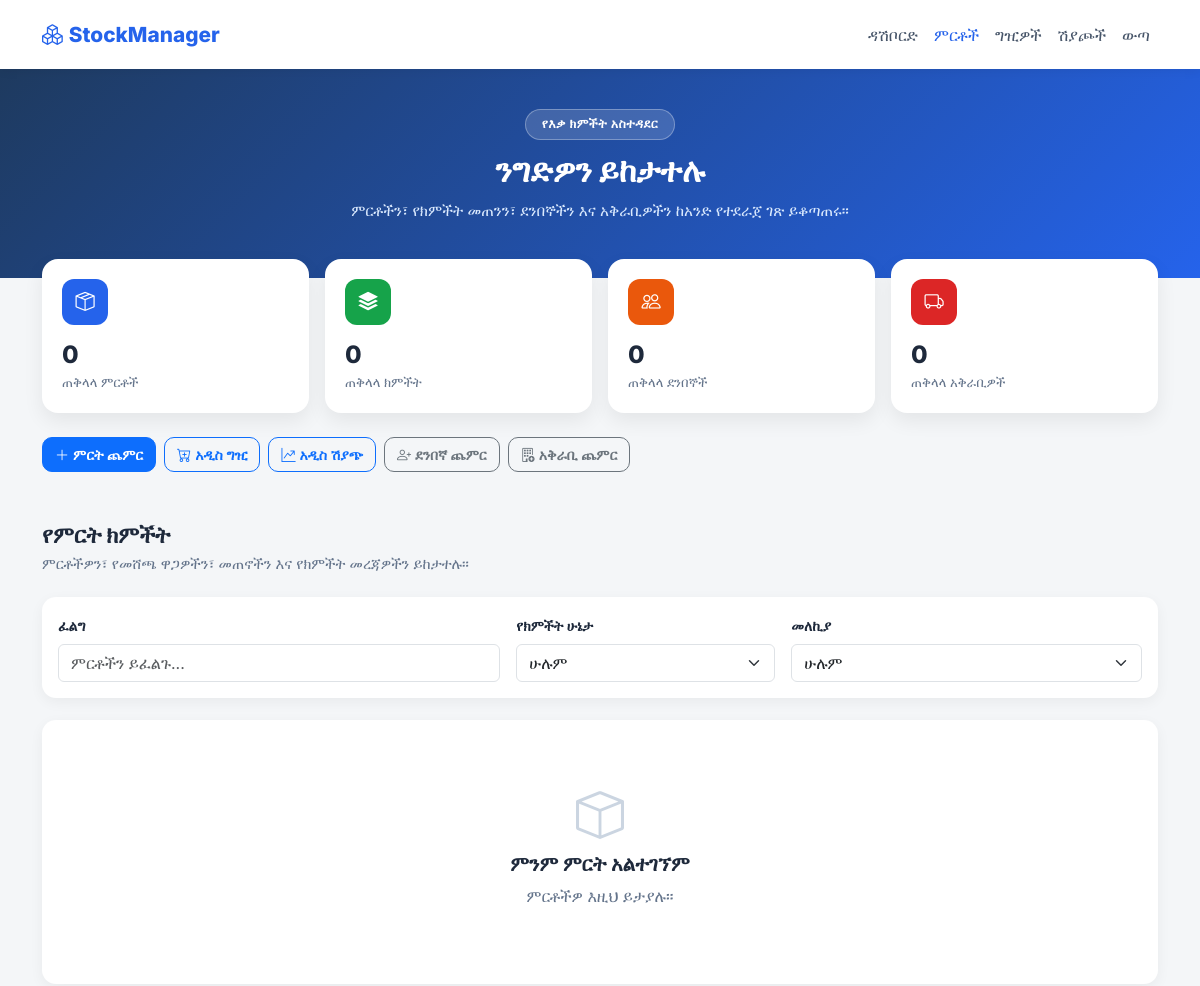
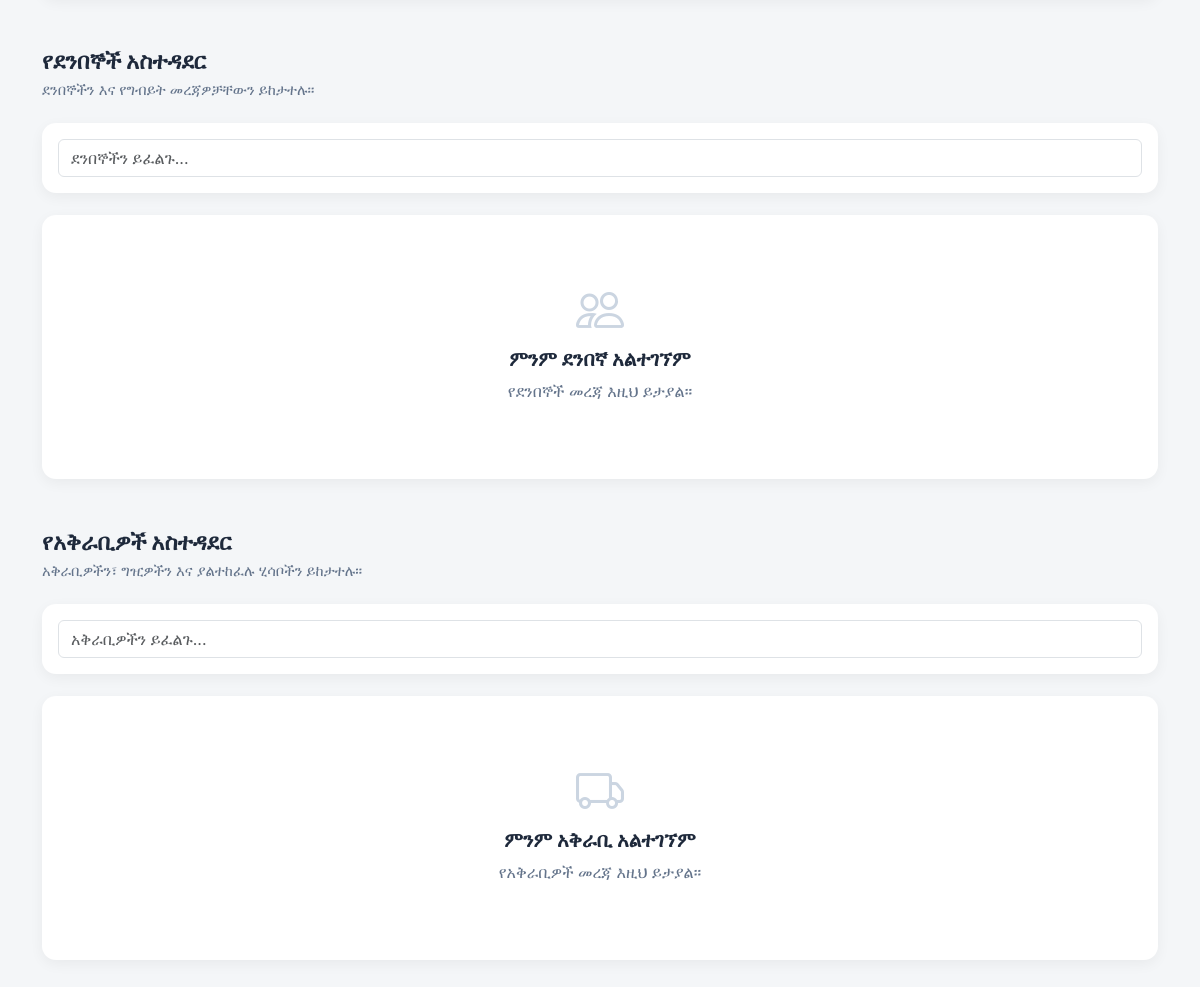
The page /track (signed in) on the database as committed earlier (2 pictures, top to bottom).
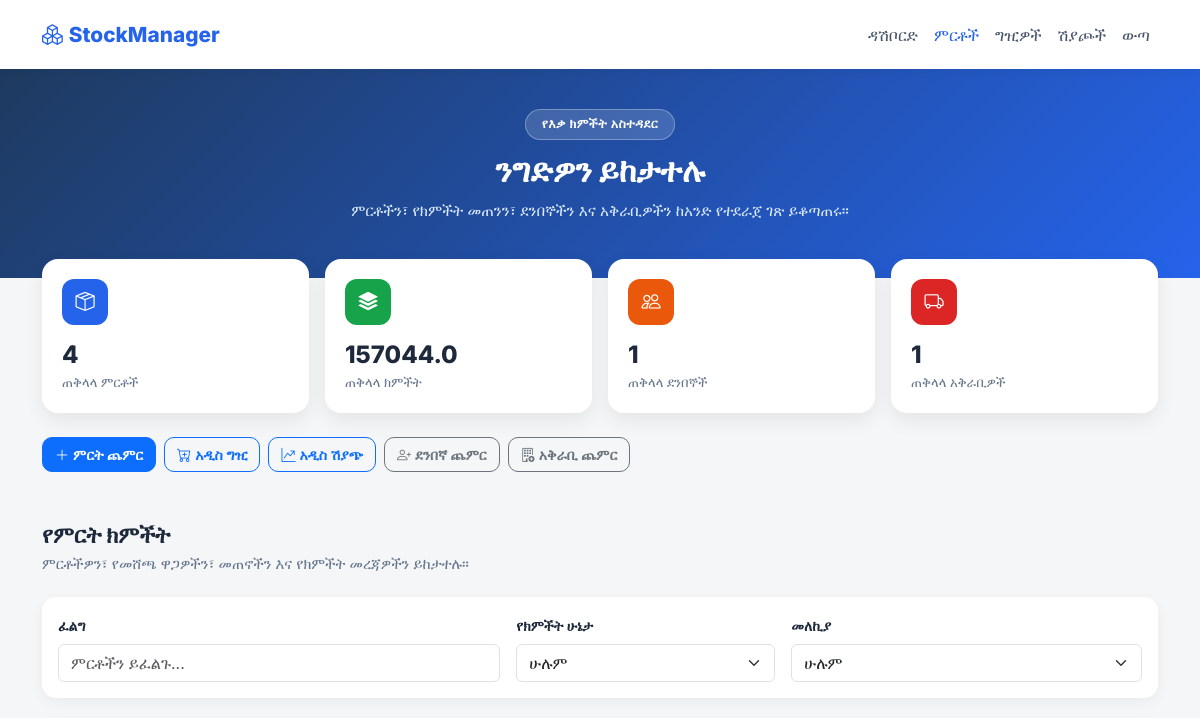
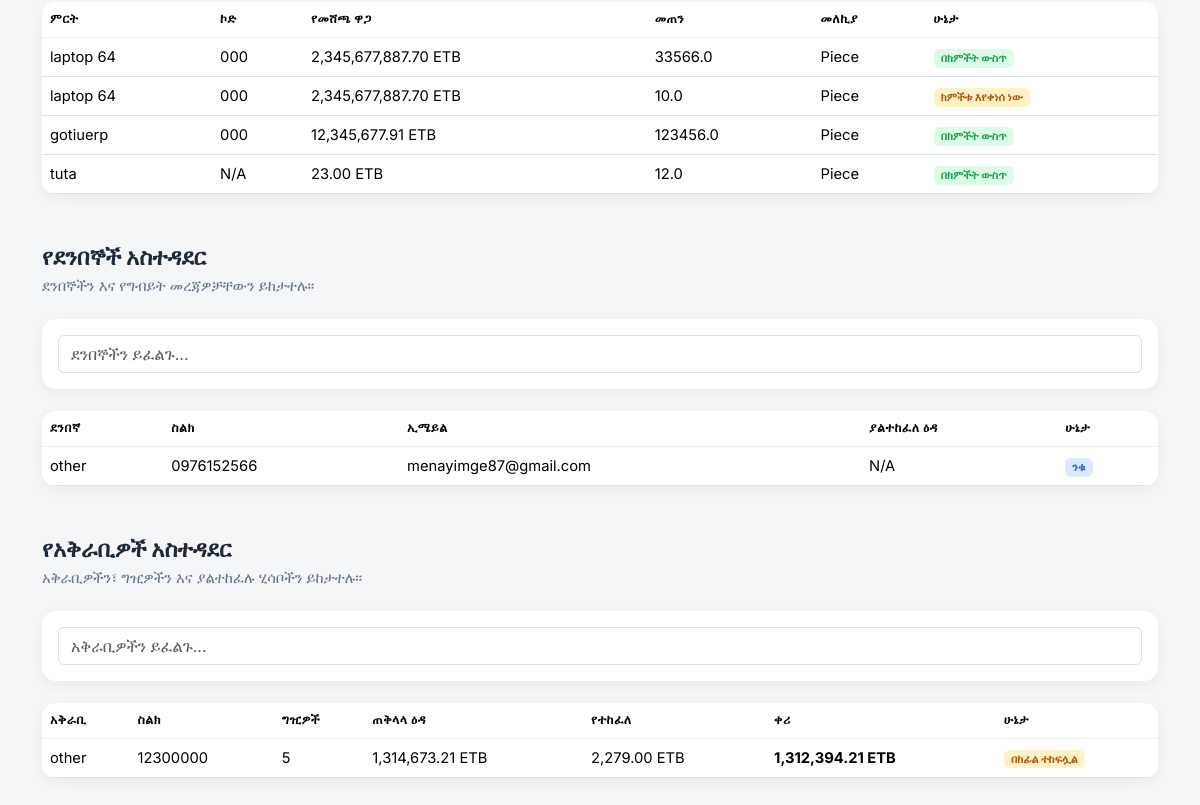
The same page on the database as committed later (2 pictures, top to bottom).
### main.py (models this page shows)
class Product(db.Model):
    id = db.Column(db.Integer, primary_key=True)
    user_id = db.Column(
        db.Integer,
        db.ForeignKey("users.id"),
        nullable=True
    )
    name = db.Column(db.String(100))
    stock_code = db.Column(db.String(50))
    measurement = db.Column(db.String(20))
    current_quantity = db.Column(db.Float, default=0)
    unit_price = db.Column(db.Float)
    purchases = db.relationship('Purchase', backref='product')
    sales = db.relationship('Sale', backref='product')

class Customer(db.Model):
    id = db.Column(db.Integer, primary_key=True)
    name = db.Column(db.String(100),unique=True, nullable=False)
    user_id = db.Column(
        db.Integer,
        db.ForeignKey("users.id"),
        nullable=True
    )
    phone = db.Column(db.String(20))
    email = db.Column(db.String(100))
    balance_owed = db.Column(db.Float, default=0.0)

class Supplier(db.Model):
    id = db.Column(db.Integer, primary_key=True)
    user_id = db.Column(
        db.Integer,
        db.ForeignKey("users.id"),
        nullable=True
    )
    name = db.Column(db.String(100), nullable=False)
    phone = db.Column(db.String(20))
    email = db.Column(db.String(100))
    balance_owed = db.Column(db.Float, default=0.0)
    purchases = db.relationship('Purchase', backref='supplier')

### main.py (the view)
@app.route("/track")
@login_required
def track():
    products = Product.query.all()
    customers = Customer.query.all()
    suppliers = Supplier.query.all()
    supplier_list = []
    for s in suppliers:
        purchases = Purchase.query.filter_by(supplier_id=s.id).all()
        total_debt = sum(p.debt for p in purchases)
        payments = SupplierPayment.query.filter_by(supplier_id=s.id).all()
        total_paid = sum(p.amount for p in payments)
        s.purchase_count = len(purchases)
        s.total_debt = total_debt
        s.total_paid = total_paid
        s.remaining_debt = total_debt - total_paid
        supplier_list.append(s)
    return render_template(
        "track.html",
        products=products,
        customers=customers,
        suppliers=supplier_list, user_id=current_user.id
    )

### templates/track.html (shortened to what this page needs)
<!DOCTYPE html>
<html lang="am">
<head>
<link href="https://cdn.jsdelivr.net/npm/bootstrap@5.3.3/dist/css/bootstrap.min.css" rel="stylesheet">
<link rel="stylesheet" href="https://cdn.jsdelivr.net/npm/bootstrap-icons@1.11.3/font/bootstrap-icons.min.css">
</head>
<body>
<nav class="navbar navbar-expand-lg sticky-top">
    <div class="container">
        <a class="navbar-brand" href="{{url_for('home')}}"><i class="bi bi-boxes"></i>StockManager</a>
        <div class="collapse navbar-collapse justify-content-end" id="navMenu">
            <ul class="navbar-nav">
                <li class="nav-item"><a class="nav-link" href="{{url_for('home')}}">ዳሽቦርድ</a></li>
                <li class="nav-item"><a class="nav-link active" href="{{url_for('track')}}">ምርቶች</a></li>
                <li class="nav-item"><a class="nav-link" href="{{url_for('purchases')}}">ግዢዎች</a></li>
                <li class="nav-item"><a class="nav-link" href="{{url_for('Selling')}}">ሽያጮች</a></li>
                <li class="nav-item"><a class="nav-link" href="{{url_for('logout')}}">ውጣ</a></li>
            </ul>
        </div>
    </div>
</nav>
<section class="hero">
    <div class="container">
        <span class="badge-pill">የእቃ ክምችት አስተዳደር</span>
        <h1>ንግድዎን ይከታተሉ</h1>
        <p>ምርቶችን፣ የክምችት መጠንን፣ ደንበኞችን እና አቅራቢዎችን ከአንድ የተደራጀ ገጽ ይቆጣጠሩ።</p>
    </div>
</section>
<div class="container summary-wrap mb-4">
    <div class="row g-3">
        <div class="col-6 col-md-3">
            <div class="summary-card">
                <div class="summary-icon icon-blue"><i class="bi bi-box-seam"></i></div>
                <div class="summary-value">{{ products|length }}</div>
                <div class="summary-label">ጠቅላላ ምርቶች</div>
            </div>
        </div>
        <div class="col-6 col-md-3">
            <div class="summary-card">
                <div class="summary-icon icon-green"><i class="bi bi-stack"></i></div>
                <div class="summary-value">{{ products|sum(attribute='current_quantity') if products else 0 }}</div>
                <div class="summary-label">ጠቅላላ ክምችት</div>
            </div>
        </div>
        <div class="col-6 col-md-3">
            <div class="summary-card">
                <div class="summary-icon icon-orange"><i class="bi bi-people"></i></div>
                <div class="summary-value">{{ customers|length }}</div>
                <div class="summary-label">ጠቅላላ ደንበኞች</div>
            </div>
        </div>
        <div class="col-6 col-md-3">
            <div class="summary-card">
                <div class="summary-icon icon-red"><i class="bi bi-truck"></i></div>
                <div class="summary-value">{{ suppliers|length }}</div>
                <div class="summary-label">ጠቅላላ አቅራቢዎች</div>
            </div>
        </div>
    </div>
</div>
<div class="container mb-4 quick-actions">
    <div class="d-flex flex-wrap gap-2">
        <a href="{{url_for('inventory')}}" class="btn btn-primary"><i class="bi bi-plus-lg me-1"></i>ምርት ጨምር</a>
        <a href="{{url_for('purchases')}}" class="btn btn-outline-primary"><i class="bi bi-cart-plus me-1"></i>አዲስ ግዢ</a>
        <a href="{{url_for('Selling')}}" class="btn btn-outline-primary"><i class="bi bi-graph-up-arrow me-1"></i>አዲስ ሽያጭ</a>
        <a href="{{url_for('suppliers_customers')}}" class="btn btn-outline-secondary"><i class="bi bi-person-plus me-1"></i>ደንበኛ ጨምር</a>
        <a href="{{url_for('suppliers_customers')}}" class="btn btn-outline-secondary"><i class="bi bi-building-add me-1"></i>አቅራቢ ጨምር</a>
    </div>
</div>
<div class="container section-block">
    <h2 class="section-title">የምርት ክምችት</h2>
    <p class="section-desc">ምርቶችዎን፣ የመሸጫ ዋጋዎችን፣ መጠኖችን እና የክምችት መረጃዎችን ይከታተሉ።</p>
    <div class="filter-bar">
        <div class="row g-3 align-items-end">
            <div class="col-md-5">
                <label class="form-label small fw-semibold">ፈልግ</label>
                <input type="text" class="form-control" id="productSearch" placeholder="ምርቶችን ይፈልጉ...">
            </div>
            <div class="col-md-3">
                <label class="form-label small fw-semibold">የክምችት ሁኔታ</label>
                <select class="form-select" id="stockFilter">
                    <option value="all">ሁሉም</option>
                </select>
            </div>
            <div class="col-md-4">
                <label class="form-label small fw-semibold">መለኪያ</label>
                <select class="form-select" id="measurementFilter">
                    <option value="all">ሁሉም</option>
                </select>
            </div>
        </div>
    </div>
    {% if products %}
    <div class="table-card">
        <div class="table-responsive">
            <table class="table mb-0">
                <thead>
                    <tr>
                        <th>ምርት</th><th>ኮድ</th><th>የመሸጫ ዋጋ</th><th>መጠን</th>
                        <th>መለኪያ</th><th>ሁኔታ</th>
                    </tr>
                </thead>
                <tbody>
                    {% for product in products %}
                    <tr class="product-row clickable-row"
                        data-status="{{ 'instock' if product.current_quantity > 10 else ('lowstock' if product.current_quantity > 0 else 'outstock') }}"
                        data-measurement="{{ product.measurement|lower if product.measurement else '' }}"
                        data-search="{{ product.name|lower }} {{ product.stock_code|lower if product.stock_code else '' }} {{ product.measurement|lower if product.measurement else '' }}"
                        onclick="openProductAction({{ product.id }}, '{{ product.name|e }}', '{{ product.stock_code|e if product.stock_code else 'N/A' }}', '{{ '%.2f'|format(product.unit_price) }}', '{{ product.current_quantity }}', '{{ product.measurement|e if product.measurement else 'N/A' }}')">
                        <td>{{ product.name }}</td>
                        <td>{{ product.stock_code if product.stock_code else 'N/A' }}</td>
                        <td>{{ "{:,.2f}".format(product.unit_price) }} ETB</td>
                        <td>{{ product.current_quantity }}</td>
                        <td>{{ product.measurement if product.measurement else 'N/A' }}</td>
                        <td>
                            {% if product.current_quantity > 10 %}
                            <span class="badge badge-instock">በክምችት ውስጥ</span>
                            {% elif product.current_quantity > 0 %}
                            <span class="badge badge-lowstock">ክምችቱ እየቀነሰ ነው</span>
                            {% else %}
                            <span class="badge badge-outstock">ከክምችት ውጭ</span>
                            {% endif %}
                        </td>
                    </tr>
                    {% endfor %}
                </tbody>
            </table>
        </div>
    </div>
    {% else %}
    <div class="empty-state">
        <i class="bi bi-box"></i>
        <h5>ምንም ምርት አልተገኘም</h5>
        <p>ምርቶችዎ እዚህ ይታያሉ።</p>
    </div>
    {% endif %}
</div>
<div class="container section-block">
    <h2 class="section-title">የደንበኞች አስተዳደር</h2>
    <p class="section-desc">ደንበኞችን እና የግብይት መረጃዎቻቸውን ይከታተሉ።</p>
    <div class="filter-bar">
        <input type="text" class="form-control" id="customerSearch" placeholder="ደንበኞችን ይፈልጉ...">
    </div>
    {% if customers %}
    <div class="table-card">
        <div class="table-responsive">
            <table class="table mb-0">
                <thead>
                    <tr>
                        <th>ደንበኛ</th><th>ስልክ</th><th>ኢሜይል</th><th>ያልተከፈለ ዕዳ</th><th>ሁኔታ</th>
                    </tr>
                </thead>
                <tbody>
                    {% for customer in customers %}
                    <tr class="customer-row clickable-row"
                        data-search="{{ customer.name|lower }} {{ customer.phone if customer.phone else '' }}"
                        onclick="openCustomerAction({{ customer.id }}, '{{ customer.name|e }}', '{{ customer.phone|e if customer.phone else 'N/A' }}')">
                        <td>{{ customer.name }}</td>
                        <td>{{ customer.phone if customer.phone else 'N/A' }}</td>
                        <td>{{ customer.email if customer.email is defined and customer.email else 'N/A' }}</td>
                        <td>
                            {% if customer.debt is defined %}
                            <span class="{{ 'debt-text' if customer.debt > 0 else '' }}">{{ "{:,.2f}".format(customer.debt) }} ETB</span>
                            {% else %}
                            N/A
                            {% endif %}
                        </td>
                        <td>
                            {% if customer.debt is defined %}
                                {% if customer.debt == 0 %}
                                <span class="badge badge-status-paid">ተከፍሏል</span>
                                {% elif customer.debt > 0 and customer.paid_amount is defined and customer.paid_amount > 0 %}
                                <span class="badge badge-status-partial">በከፊል ተከፍሏል</span>
                                {% else %}
                                <span class="badge badge-status-unpaid">ያልተከፈለ</span>
                                {% endif %}
                            {% else %}
                            <span class="badge badge-active">ንቁ</span>
                            {% endif %}
                        </td>
                    </tr>
                    {% endfor %}
                </tbody>
            </table>
        </div>
    </div>
    {% else %}
    <div class="empty-state">
        <i class="bi bi-people"></i>
        <h5>ምንም ደንበኛ አልተገኘም</h5>
        <p>የደንበኞች መረጃ እዚህ ይታያል።</p>
    </div>
    {% endif %}
</div>
<div class="container section-block mb-5">
    <h2 class="section-title">የአቅራቢዎች አስተዳደር</h2>
    <p class="section-desc">አቅራቢዎችን፣ ግዢዎችን እና ያልተከፈሉ ሂሳቦችን ይከታተሉ።</p>
    <div class="filter-bar">
        <input type="text" class="form-control" id="supplierSearch" placeholder="አቅራቢዎችን ይፈልጉ...">
    </div>
    {% if suppliers %}
    <div class="table-card">
        <div class="table-responsive">
            <table class="table mb-0">
                <thead>
                    <tr>
                        <th>አቅራቢ</th><th>ስልክ</th><th>ግዢዎች</th><th>ጠቅላላ ዕዳ</th><th>የተከፈለ</th><th>ቀሪ</th><th>ሁኔታ</th>
                    </tr>
                </thead>
                <tbody>
                    {% for supplier in suppliers %}
                    <tr class="supplier-row clickable-row"
                        data-search="{{ supplier.name|lower }} {{ supplier.phone if supplier.phone else '' }}"
                        onclick="openSupplierAction({{ supplier.id }}, '{{ supplier.name|e }}', '{{ supplier.phone|e if supplier.phone else 'N/A' }}')">
                        <td>{{ supplier.name }}</td>
                        <td>{{ supplier.phone if supplier.phone else 'N/A' }}</td>
                        <td>{{ supplier.purchase_count if supplier.purchase_count is defined else 'N/A' }}</td>
                        <td>{{ "{:,.2f}".format(supplier.total_debt) if supplier.total_debt is defined else 'N/A' }} ETB</td>
                        <td>{{ "{:,.2f}".format(supplier.total_paid) if supplier.total_paid is defined else 'N/A' }} ETB</td>
                        <td class="debt-text">{{ "{:,.2f}".format(supplier.remaining_debt) if supplier.remaining_debt is defined else 'N/A' }} ETB</td>
                        <td>
                            {% if supplier.remaining_debt is defined %}
                                {% if supplier.remaining_debt == 0 %}
                                <span class="badge badge-status-paid">ተከፍሏል</span>
                                {% elif supplier.total_paid is defined and supplier.total_paid > 0 %}
                                <span class="badge badge-status-partial">በከፊል ተከፍሏል</span>
                                {% else %}
                                <span class="badge badge-status-unpaid">ያልተከፈለ</span>
                                {% endif %}
                            {% else %}
                            N/A
                            {% endif %}
                        </td>
                    </tr>
                    {% endfor %}
                </tbody>
            </table>
        </div>
    </div>
    {% else %}
    <div class="empty-state">
        <i class="bi bi-truck"></i>
        <h5>ምንም አቅራቢ አልተገኘም</h5>
        <p>የአቅራቢዎች መረጃ እዚህ ይታያል።</p>
    </div>
    {% endif %}
</div>
</body>
</html>

Rows that differ between the two databases and show on the page:
added Product: name "laptop 64", stock_code "000", unit_price "2,345,677,887.70", current_quantity "33566.0", measurement "Piece", shows "በክምችት ውስጥ"
added Product: name "laptop 64", stock_code "000", unit_price "2,345,677,887.70", current_quantity "10.0", measurement "Piece", shows "ክምችቱ እየቀነሰ ነው"
added Product: name "gotiuerp", stock_code "000", unit_price "12,345,677.91", current_quantity "123456.0", measurement "Piece", shows "በክምችት ውስጥ"
added Product: name "tuta", stock_code "N/A", unit_price "23.00", current_quantity "12.0", measurement "Piece", shows "በክምችት ውስጥ"
added Customer: name "other", phone "0976152566", email "menayimge87@gmail.com"
added Supplier: name "other", phone "12300000", purchase_count "5", total_debt "1,314,673.21", total_paid "2,279.00", remaining_debt "1,312,394.21"
Other text that changed with them:
{{ products|length }}: "0" → "4"
{{ products|sum(attribute='current_quantity') if products else 0 }}: "0" → "157044.0"
{{ customers|length }}: "0" → "1"
{{ suppliers|length }}: "0" → "1"
text no longer shown: "ምንም ምርት አልተገኘም ምርቶችዎ እዚህ ይታያሉ። ምንም ደንበኛ አልተገኘም የደንበኞች መረጃ እዚህ ይታያል። ምንም አቅራቢ አልተገኘም የአቅራቢዎች መረጃ እዚህ ይታያል።"
text now shown: "ምርት ኮድ የመሸጫ ዋጋ መጠን መለኪያ ሁኔታ ደንበኛ ስልክ ኢሜይል ያልተከፈለ ዕዳ ሁኔታ አቅራቢ ስልክ ግዢዎች ጠቅላላ ዕዳ የተከፈለ ቀሪ ሁኔታ"
